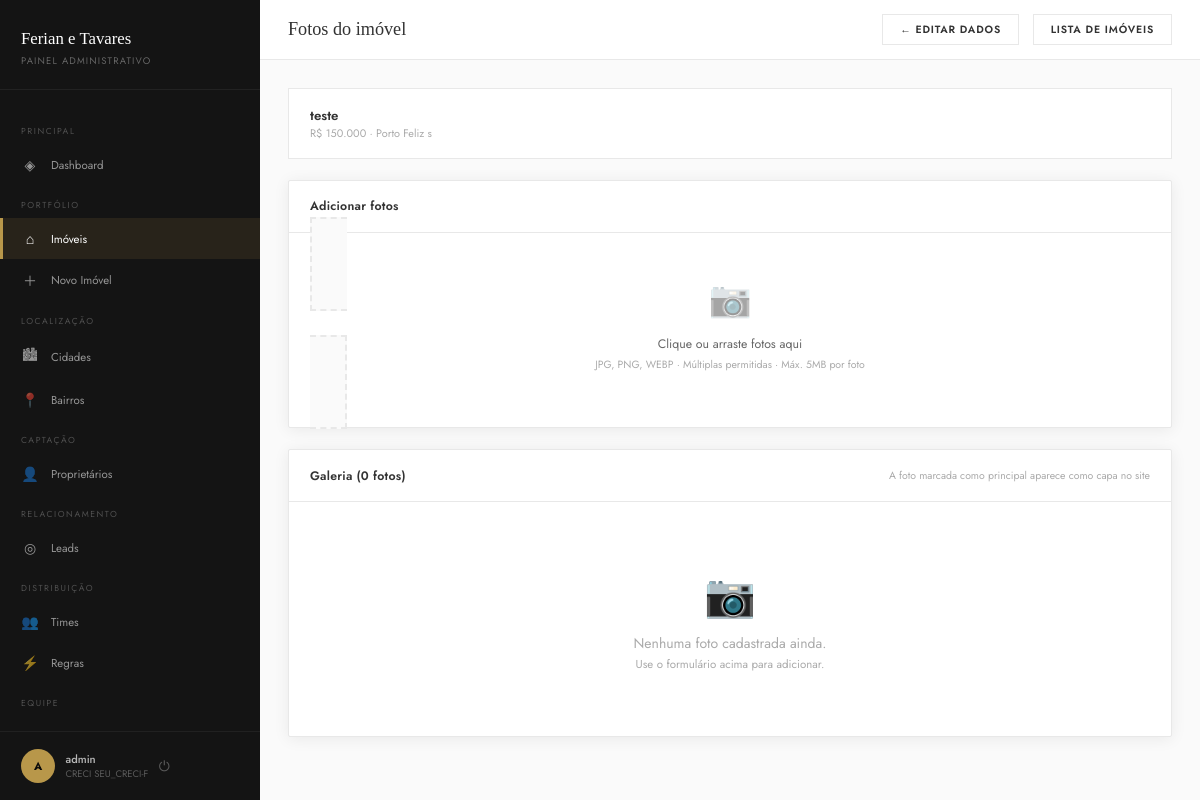
The page /painel/imoveis/1/fotos/ (signed in) on the database its author committed.
### imoveis/models.py (models this page shows, shortened)
class Imovel(models.Model):
    TIPO_CHOICES = [
        ('apartamento', 'Apartamento'),
        ('casa', 'Casa'),
        ('cobertura', 'Cobertura'),
        ('terreno', 'Terreno'),
        ('comercial', 'Comercial'),
    ]
    STATUS_CHOICES = [
        ('disponivel', 'Disponível'),
        ('vendido', 'Vendido'),
        ('alugado', 'Alugado'),
        ('reservado', 'Reservado'),
    ]
    DESTAQUE_CHOICES = [
        ('', 'Nenhum'),
        ('destaque', 'Destaque'),
        ('novo', 'Novo'),
        ('oportunidade', 'Oportunidade'),
        ('exclusivo', 'Exclusivo'),
    ]
    titulo = models.CharField('Título', max_length=200)
    slug = models.SlugField(max_length=220, unique=True, blank=True)
    tipo = models.CharField(max_length=20, choices=TIPO_CHOICES, default='apartamento')
    status = models.CharField(max_length=20, choices=STATUS_CHOICES, default='disponivel')
    destaque = models.CharField(max_length=20, choices=DESTAQUE_CHOICES, blank=True)
    cidade = models.ForeignKey(Cidade, on_delete=models.SET_NULL, null=True)
    bairro = models.ForeignKey(Bairro, on_delete=models.SET_NULL, null=True, blank=True)
    endereco = models.CharField('Endereço', max_length=300, blank=True)
    cep = models.CharField('CEP', max_length=9, blank=True)
    preco = models.DecimalField('Preço (R$)', max_digits=14, decimal_places=2)
    preco_negociavel = models.BooleanField('Preço negociável', default=False)
    condominio = models.DecimalField('Condomínio (R$)', max_digits=10, decimal_places=2, null=True, blank=True)
    iptu = models.DecimalField('IPTU mensal (R$)', max_digits=10, decimal_places=2, null=True, blank=True)
    area_total = models.PositiveIntegerField('Área total (m²)', null=True, blank=True)
    area_construida = models.PositiveIntegerField('Área construída (m²)', null=True, blank=True)
    quartos = models.PositiveSmallIntegerField('Quartos', null=True, blank=True)
    suites = models.PositiveSmallIntegerField('Suítes', null=True, blank=True)
    banheiros = models.PositiveSmallIntegerField('Banheiros', null=True, blank=True)
    vagas = models.PositiveSmallIntegerField('Vagas de garagem', null=True, blank=True)
    andar = models.PositiveSmallIntegerField('Andar', null=True, blank=True)
    descricao = models.TextField('Descrição')
    diferenciais = models.TextField('Diferenciais (um por linha)', blank=True,
                                    help_text='Digite cada diferencial em uma linha separada')
    meta_descricao = models.CharField('Meta descrição (SEO)', max_length=160, blank=True)
    ativo = models.BooleanField('Ativo (visível no site)', default=True)
    criado_em = models.DateTimeField(auto_now_add=True)
    atualizado_em = models.DateTimeField(auto_now=True)
    visualizacoes = models.PositiveIntegerField(default=0, editable=False)
    proprietario = models.ForeignKey(
    'Proprietario',
    on_delete=models.SET_NULL,
    null=True, blank=True,
    verbose_name='Proprietário',
    related_name='imoveis'
    )
    class Meta:
        verbose_name = 'Imóvel'
        verbose_name_plural = 'Imóveis'
        ordering = ['-criado_em']
    @property
    def preco_formatado(self):
        v = float(self.preco)
        if v >= 1_000_000:
            m = v / 1_000_000
            return f"R$ {m:,.1f} milhão".replace(',', 'X').replace('.', ',').replace('X', '.')
        return f"R$ {v:,.0f}".replace(',', 'X').replace('.', ',').replace('X', '.')
    @property
    def foto_principal(self):
        foto = self.fotos.filter(principal=True).first() or self.fotos.first()
        return foto

class Cidade(models.Model):
    nome = models.CharField(max_length=100)
    estado = models.CharField(max_length=2, default='SP')
    class Meta:
        verbose_name = 'Cidade'
        verbose_name_plural = 'Cidades'
        ordering = ['nome']

### core/admin_views.py (the view, shortened to what this page needs)
# urls.py: path('imoveis/<int:pk>/fotos/', admin_views.imovel_fotos, name='imovel_fotos'),
@login_required
def imovel_fotos(request, pk):
    imovel = get_object_or_404(Imovel, pk=pk)
    return render(request, 'painel/imovel_fotos.html', {'imovel': imovel})

### core/context_processors.py (called while the page is built)
def site_settings(request):
    return {
        'WHATSAPP_NUMBER': getattr(settings, 'WHATSAPP_NUMBER', '5511947532081'),
        'BROKER_NAME': getattr(settings, 'BROKER_NAME', 'Luiz Tavares'),
        'BROKER_CRECI': getattr(settings, 'BROKER_CRECI', '226905-F'),
        'DISTRIBUICAO_ATIVA': getattr(settings, 'DISTRIBUICAO_LEADS_ATIVA', False),
    }

### templates/painel/imovel_fotos.html (shortened to what this page needs)
{% extends "painel/base.html" %}
{% block page_title %}Fotos do imóvel{% endblock %}
{% block topbar_actions %}
<a href="{% url 'painel:imovel_edit' imovel.pk %}" class="topbar-btn btn-outline-dark">← Editar dados</a>
<a href="{% url 'painel:imovel_list' %}" class="topbar-btn btn-outline-dark">Lista de imóveis</a>
{% endblock %}
{% block content %}
<div style="background:#fff;border:1px solid #e8e8e8;padding:1.2rem 1.5rem;margin-bottom:1.5rem;display:flex;align-items:center;gap:1rem">
  <div>
    <div style="font-weight:600;font-size:0.95rem">{{ imovel.titulo }}</div>
    <div style="font-size:0.78rem;color:#aaa">{{ imovel.preco_formatado }}
      {% if imovel.cidade %} · {{ imovel.cidade.nome }}{% endif %}
      {{ imovel.fotos.count|pluralize:",s" }}
    </div>
  </div>
</div>
<div class="card" style="margin-bottom:1.5rem">
  <div class="card-header"><span class="card-header-title">Adicionar fotos</span></div>
  <div class="card-body">
    <form method="post" enctype="multipart/form-data" id="uploadForm">
      <label class="upload-zone" id="uploadZone">
        <div class="upload-icon">📷</div>
        <div class="upload-text">Clique ou arraste fotos aqui</div>
        <div class="upload-sub">JPG, PNG, WEBP · Múltiplas permitidas · Máx. 5MB por foto</div>
      </label>
    </form>
  </div>
</div>
<div class="card">
  <div class="card-header">
    <span class="card-header-title">Galeria ({{ imovel.fotos.count }} foto{{ imovel.fotos.count|pluralize:",s" }})</span>
    <span style="font-size:0.75rem;color:#aaa">A foto marcada como principal aparece como capa no site</span>
  </div>
  <div class="card-body">
    {% if imovel.fotos.all %}
    <div class="photo-grid">
      {% for foto in imovel.fotos.all %}
      <div class="photo-item">
        {% if foto.principal %}<div class="photo-badge-main">★ Principal</div>{% endif %}
        <img src="{{ foto.imagem.url }}" alt="{{ foto.legenda|default:imovel.titulo }}">
        <div class="photo-item-actions">
          {% if not foto.principal %}
          <form method="post" action="{% url 'painel:foto_principal' foto.pk %}" style="flex:1">
            {% csrf_token %}
            <button type="submit" class="photo-action set-main" title="Tornar principal">★ Principal</button>
          </form>
          {% else %}
          <span class="photo-action" style="cursor:default;color:#b8974a">★ Principal</span>
          {% endif %}
          <form method="post" action="{% url 'painel:foto_delete' foto.pk %}"
                onsubmit="return confirm('Excluir esta foto?')" style="flex:1">
            {% csrf_token %}
            <button type="submit" class="photo-action del-photo">✕ Excluir</button>
          </form>
        </div>
      </div>
      {% endfor %}
    </div>
    {% else %}
    <div style="text-align:center;padding:3rem;color:#aaa">
      <div style="font-size:3rem;margin-bottom:0.5rem">📷</div>
      Nenhuma foto cadastrada ainda.<br>
      <span style="font-size:0.82rem">Use o formulário acima para adicionar.</span>
    </div>
    {% endif %}
  </div>
</div>
{% endblock %}

### templates/painel/base.html (shortened to what this page needs)
<!DOCTYPE html>
<html lang="pt-BR">
<head>
</head>
<body>
<div class="layout">
  <aside class="sidebar" id="sidebar">
    <div class="sidebar-brand">
      <div class="brand-title">Ferian e Tavares</div>
      <div class="brand-sub">Painel Administrativo</div>
    </div>
    <nav class="sidebar-nav">
      <div class="nav-section">Principal</div>
      <a href="{% url 'painel:dashboard' %}" class="nav-item {% if request.resolver_match.url_name == 'dashboard' %}active{% endif %}">
        <span class="nav-icon">◈</span> Dashboard
      </a>
      <div class="nav-section">Portfólio</div>
      <a href="{% url 'painel:imovel_list' %}" class="nav-item {% if 'imovel' in request.resolver_match.url_name %}active{% endif %}">
        <span class="nav-icon">⌂</span> Imóveis
      </a>
      <a href="{% url 'painel:imovel_create' %}" class="nav-item">
        <span class="nav-icon">＋</span> Novo Imóvel
      </a>
      <div class="nav-section">Localização</div>
      <a href="{% url 'painel:cidade_list' %}" class="nav-item {% if 'cidade' in request.resolver_match.url_name %}active{% endif %}">
        <span class="nav-icon">🏙</span> Cidades
      </a>
      <a href="{% url 'painel:bairro_list' %}" class="nav-item {% if 'bairro' in request.resolver_match.url_name %}active{% endif %}">
        <span class="nav-icon">📍</span> Bairros
      </a>
      <div class="nav-section">Captação</div>
      <a href="{% url 'painel:proprietario_list' %}"
        class="nav-item {% if 'proprietario' in request.resolver_match.url_name %}active{% endif %}">
        <span class="nav-icon">👤</span> Proprietários
      </a>
      <div class="nav-section">Relacionamento</div>
      <a href="{% url 'painel:lead_list' %}" class="nav-item {% if 'lead' in request.resolver_match.url_name %}active{% endif %}">
        <span class="nav-icon">◎</span> Leads
      </a>
      {% if request.user.is_staff %}
      <div class="nav-section">Distribuição</div>
      <a href="{% url 'painel:time_list' %}"
        class="nav-item {% if 'time' in request.resolver_match.url_name %}active{% endif %}">
        <span class="nav-icon">👥</span> Times
      </a>
      <a href="{% url 'painel:regra_list' %}"
        class="nav-item {% if 'regra' in request.resolver_match.url_name %}active{% endif %}">
        <span class="nav-icon">⚡</span> Regras
      </a>
      {% endif %}
      {% if request.user.is_staff %}
      <div class="nav-section">Equipe</div>
      <a href="{% url 'painel:usuario_list' %}"
        class="nav-item {% if 'usuario' in request.resolver_match.url_name %}active{% endif %}">
        <span class="nav-icon">👥</span> Usuários
      </a>
      {% endif %}
    </nav>
    <div class="sidebar-footer">
      <div class="footer-avatar">{{ request.user.first_name|first|upper|default:request.user.username|first|upper }}</div>
      <div>
        <div class="footer-name">{{ request.user.get_full_name|default:request.user.username }}</div>
        <div class="footer-role">CRECI {{ BROKER_CRECI }}</div>
      </div>
      <form method="post" action="{% url 'logout' %}" style="display:inline">
        <button type="submit" class="footer-logout" title="Sair"
                style="background:none;border:none;cursor:pointer;color:rgba(255,255,255,0.3);font-size:1rem;padding:0">
          ⏻
        </button>
      </form>
    </div>
  </aside>
  <div class="main">
    <header class="topbar">
      <div style="display:flex;align-items:center;gap:1rem">
        <div class="topbar-title">{% block page_title %}Painel{% endblock %}</div>
      </div>
      <div class="topbar-right">
        {% block topbar_actions %}{% endblock %}
      </div>
    </header>
    <div class="page-content">
      {% block content %}{% endblock %}
    </div>
  </div>
</div>
</body>
</html>

### templates/painel/base.html (style rules this page uses)
:root { --gold: #b8974a; --gold-pale: #f9f4eb; --black: #0a0a0a; --dark: #141414; --sidebar-w: 260px; --gray-50: #fafafa; --gray-100: #f4f4f4; --gray-200: #e8e8e8; --gray-400: #aaa; --gray-600: #666; --gray-800: #333; --white: #fff; --success: #2d9e6b; --danger: #c0392b; --warning: #d4860a; --info: #2980b9; --font-serif: 'Cormorant Garamond', serif; --font-sans: 'Jost', sans-serif; --radius: 2px; --shadow: 0 2px 16px rgba(0,0,0,0.07); --transition: all 0.25s ease; }
*, *::before, *::after { box-sizing: border-box; margin: 0; padding: 0; }
html, body { height: 100%; font-family: var(--font-sans); background: var(--gray-50); color: var(--gray-800); font-size: 14px; }
a { text-decoration: none; color: inherit; }
.layout { display: flex; min-height: 100vh; }
.sidebar { width: var(--sidebar-w); background: var(--dark); display: flex; flex-direction: column; position: fixed; top: 0; left: 0; bottom: 0; z-index: 200; transition: var(--transition); }
.sidebar-brand { padding: 2rem 1.5rem 1.5rem; border-bottom: 1px solid rgba(255,255,255,0.06); }
.brand-title { font-family: var(--font-serif); font-size: 1.2rem; font-weight: 400; color: var(--white); line-height: 1.3; }
.brand-sub { font-size: 0.68rem; letter-spacing: 0.12em; text-transform: uppercase; color: rgba(255,255,255,0.35); margin-top: 0.3rem; }
.sidebar-nav { flex: 1; padding: 1.5rem 0; overflow-y: auto; }
.nav-section { font-size: 0.62rem; letter-spacing: 0.18em; text-transform: uppercase; color: rgba(255,255,255,0.25); padding: 0 1.5rem; margin-bottom: 0.5rem; margin-top: 1rem; }
.nav-item { display: flex; align-items: center; gap: 0.85rem; padding: 0.75rem 1.5rem; color: rgba(255,255,255,0.55); font-size: 0.82rem; font-weight: 400; transition: var(--transition); position: relative; cursor: pointer; }
.nav-item.active { color: var(--white); background: rgba(184,151,74,0.12); }
.nav-item.active::before { content: ''; position: absolute; left: 0; top: 0; bottom: 0; width: 3px; background: var(--gold); }
.nav-icon { font-size: 1rem; width: 18px; text-align: center; }
.sidebar-footer { padding: 1.2rem 1.5rem; border-top: 1px solid rgba(255,255,255,0.06); display: flex; align-items: center; gap: 0.75rem; }
.footer-avatar { width: 34px; height: 34px; border-radius: 50%; background: var(--gold); display: flex; align-items: center; justify-content: center; font-size: 0.8rem; font-weight: 700; color: var(--black); flex-shrink: 0; }
.footer-name { font-size: 0.8rem; color: rgba(255,255,255,0.7); font-weight: 500; }
.footer-role { font-size: 0.68rem; color: rgba(255,255,255,0.3); }
.footer-logout { margin-left: auto; color: rgba(255,255,255,0.3); font-size: 1rem; transition: var(--transition); cursor: pointer; }
.main { margin-left: var(--sidebar-w); flex: 1; display: flex; flex-direction: column; min-height: 100vh; }
.topbar { background: var(--white); border-bottom: 1px solid var(--gray-200); padding: 0 2rem; height: 60px; display: flex; align-items: center; justify-content: space-between; position: sticky; top: 0; z-index: 100; }
.topbar-title { font-family: var(--font-serif); font-size: 1.3rem; font-weight: 400; color: var(--gray-800); }
.topbar-right { display: flex; align-items: center; gap: 1rem; }
.topbar-btn { padding: 0.5rem 1.2rem; font-family: var(--font-sans); font-size: 0.75rem; font-weight: 600; letter-spacing: 0.08em; text-transform: uppercase; cursor: pointer; border: none; transition: var(--transition); display: inline-flex; align-items: center; gap: 0.4rem; }
.btn-outline-dark { background: transparent; color: var(--gray-800); border: 1px solid var(--gray-200); }
.page-content { flex: 1; padding: 2rem; }
.card { background: var(--white); border: 1px solid var(--gray-200); border-radius: var(--radius); box-shadow: var(--shadow); }
.card-header { padding: 1.2rem 1.5rem; border-bottom: 1px solid var(--gray-200); display: flex; align-items: center; justify-content: space-between; }
.card-header-title { font-weight: 600; font-size: 0.88rem; letter-spacing: 0.02em; }
.card-body { padding: 1.5rem; }
.upload-zone { border: 2px dashed var(--gray-200); padding: 2.5rem; text-align: center; cursor: pointer; transition: var(--transition); background: var(--gray-50); }
.upload-icon { font-size: 2.5rem; margin-bottom: 0.75rem; opacity: 0.4; }
.upload-text { font-size: 0.88rem; color: var(--gray-600); }
.upload-sub { font-size: 0.75rem; color: var(--gray-400); margin-top: 0.3rem; }

### rows shown on the page
Imovel: titulo "teste", preco_formatado "R$ 150.000", cidade.nome "Porto Feliz", fotos.count "0"

### other values the page prints
{{ request.user.get_full_name|default:request.user.username }} "admin"
{{ BROKER_CRECI }} "SEU_CRECI-F"
